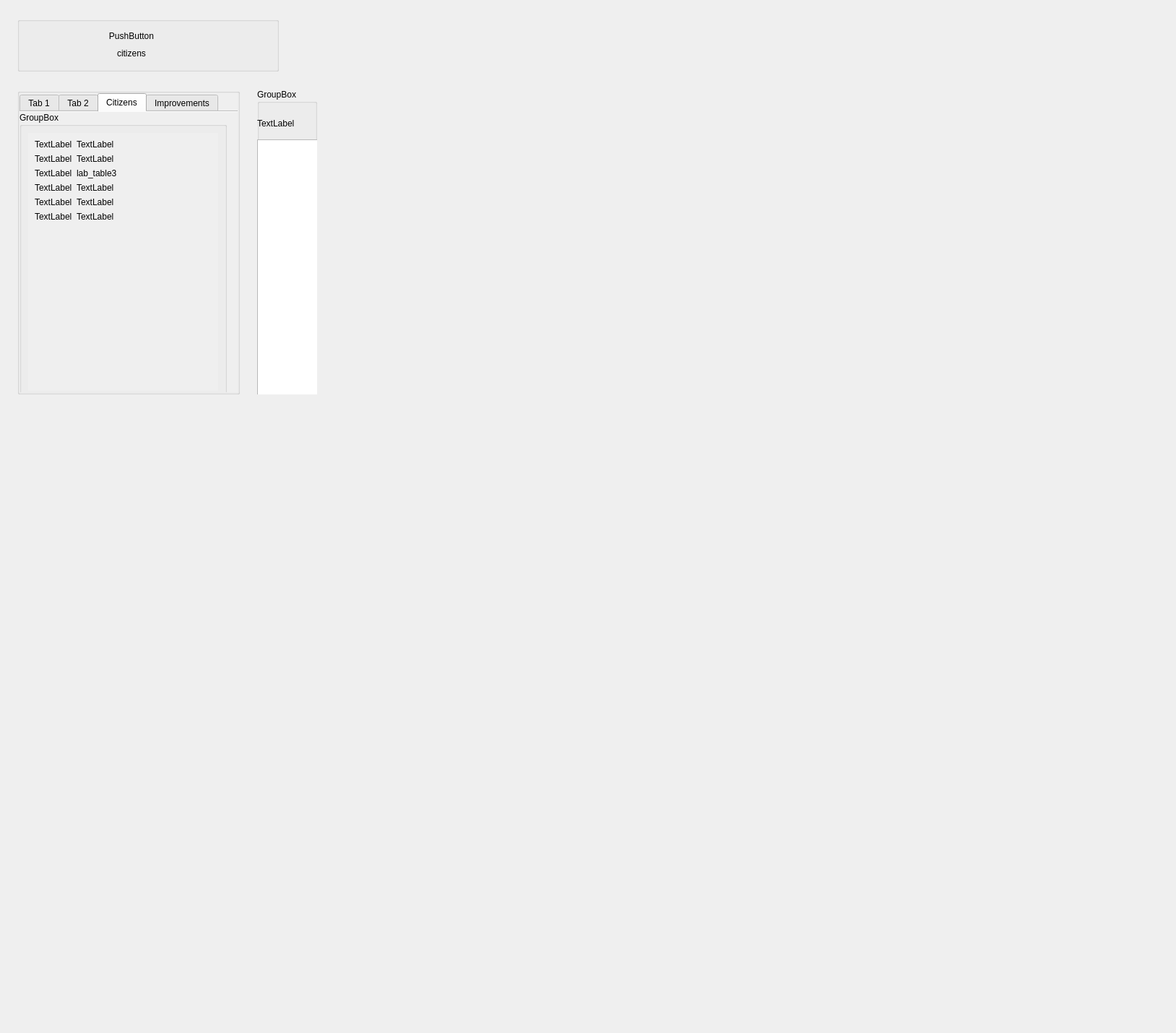
<?xml version="1.0" encoding="UTF-8"?>
<ui version="4.0">
 <class>FormCityDlg</class>
 <widget class="QWidget" name="FormCityDlg">
  <property name="geometry">
   <rect>
    <x>0</x>
    <y>0</y>
    <width>1628</width>
    <height>1430</height>
   </rect>
  </property>
  <property name="sizePolicy">
   <sizepolicy hsizetype="Minimum" vsizetype="Minimum">
    <horstretch>0</horstretch>
    <verstretch>0</verstretch>
   </sizepolicy>
  </property>
  <property name="windowTitle">
   <string>Form</string>
  </property>
  <layout class="QVBoxLayout" name="verticalLayout_3">
   <property name="spacing">
    <number>24</number>
   </property>
   <property name="leftMargin">
    <number>24</number>
   </property>
   <property name="topMargin">
    <number>24</number>
   </property>
   <property name="rightMargin">
    <number>24</number>
   </property>
   <property name="bottomMargin">
    <number>24</number>
   </property>
   <item>
    <layout class="QHBoxLayout" name="horizontalLayout" stretch="0,1">
     <item>
      <widget class="QGroupBox" name="groupBox">
       <layout class="QGridLayout" name="gridLayout">
        <item row="0" column="1">
         <widget class="QPushButton" name="lcity_name">
          <property name="sizePolicy">
           <sizepolicy hsizetype="Expanding" vsizetype="Fixed">
            <horstretch>0</horstretch>
            <verstretch>0</verstretch>
           </sizepolicy>
          </property>
          <property name="text">
           <string>PushButton</string>
          </property>
          <property name="flat">
           <bool>true</bool>
          </property>
         </widget>
        </item>
        <item row="1" column="1">
         <widget class="city_label" name="citizens_label">
          <property name="minimumSize">
           <size>
            <width>200</width>
            <height>0</height>
           </size>
          </property>
          <property name="text">
           <string>citizens</string>
          </property>
          <property name="alignment">
           <set>Qt::AlignCenter</set>
          </property>
         </widget>
        </item>
        <item row="0" column="3" rowspan="2">
         <widget class="QPushButton" name="bclose">
          <property name="sizePolicy">
           <sizepolicy hsizetype="Minimum" vsizetype="Expanding">
            <horstretch>0</horstretch>
            <verstretch>0</verstretch>
           </sizepolicy>
          </property>
          <property name="text">
           <string/>
          </property>
          <property name="shortcut">
           <string>Esc</string>
          </property>
          <property name="flat">
           <bool>true</bool>
          </property>
         </widget>
        </item>
        <item row="0" column="2" rowspan="2">
         <widget class="QPushButton" name="next_city_but">
          <property name="sizePolicy">
           <sizepolicy hsizetype="Minimum" vsizetype="Expanding">
            <horstretch>0</horstretch>
            <verstretch>0</verstretch>
           </sizepolicy>
          </property>
          <property name="text">
           <string/>
          </property>
          <property name="shortcut">
           <string>Right</string>
          </property>
          <property name="flat">
           <bool>true</bool>
          </property>
         </widget>
        </item>
        <item row="0" column="0" rowspan="2">
         <widget class="QPushButton" name="prev_city_but">
          <property name="sizePolicy">
           <sizepolicy hsizetype="Minimum" vsizetype="Expanding">
            <horstretch>0</horstretch>
            <verstretch>0</verstretch>
           </sizepolicy>
          </property>
          <property name="text">
           <string/>
          </property>
          <property name="shortcut">
           <string/>
          </property>
          <property name="flat">
           <bool>true</bool>
          </property>
         </widget>
        </item>
        <item row="2" column="1">
         <widget class="cityIconInfoLabel" name="info_icon_label" native="true"/>
        </item>
       </layout>
      </widget>
     </item>
     <item>
      <spacer name="horizontalSpacer_6">
       <property name="orientation">
        <enum>Qt::Horizontal</enum>
       </property>
       <property name="sizeHint" stdset="0">
        <size>
         <width>40</width>
         <height>20</height>
        </size>
       </property>
      </spacer>
     </item>
    </layout>
   </item>
   <item>
    <layout class="QHBoxLayout" name="horizontalLayout_3">
     <item>
      <widget class="QGroupBox" name="groupBox_4">
       <layout class="QVBoxLayout" name="verticalLayout_6">
        <property name="spacing">
         <number>0</number>
        </property>
        <property name="leftMargin">
         <number>0</number>
        </property>
        <property name="topMargin">
         <number>0</number>
        </property>
        <property name="rightMargin">
         <number>0</number>
        </property>
        <property name="bottomMargin">
         <number>0</number>
        </property>
        <item>
         <widget class="QTabWidget" name="tabWidget">
          <property name="sizePolicy">
           <sizepolicy hsizetype="Minimum" vsizetype="Minimum">
            <horstretch>0</horstretch>
            <verstretch>0</verstretch>
           </sizepolicy>
          </property>
          <property name="autoFillBackground">
           <bool>true</bool>
          </property>
          <property name="currentIndex">
           <number>2</number>
          </property>
          <property name="documentMode">
           <bool>true</bool>
          </property>
          <widget class="QWidget" name="Prod">
           <attribute name="title">
            <string>Tab 1</string>
           </attribute>
           <layout class="QVBoxLayout" name="verticalLayout_9">
            <item>
             <layout class="QGridLayout" name="tabLayout">
              <item row="5" column="2">
               <widget class="QPushButton" name="work_next_but">
                <property name="sizePolicy">
                 <sizepolicy hsizetype="Minimum" vsizetype="Fixed">
                  <horstretch>0</horstretch>
                  <verstretch>50</verstretch>
                 </sizepolicy>
                </property>
                <property name="text">
                 <string/>
                </property>
               </widget>
              </item>
              <item row="2" column="0" colspan="4">
               <widget class="QPushButton" name="buy_button">
                <property name="sizePolicy">
                 <sizepolicy hsizetype="Minimum" vsizetype="Fixed">
                  <horstretch>0</horstretch>
                  <verstretch>50</verstretch>
                 </sizepolicy>
                </property>
                <property name="text">
                 <string>buy</string>
                </property>
               </widget>
              </item>
              <item row="5" column="0">
               <widget class="QPushButton" name="work_add_but">
                <property name="sizePolicy">
                 <sizepolicy hsizetype="Minimum" vsizetype="Fixed">
                  <horstretch>0</horstretch>
                  <verstretch>50</verstretch>
                 </sizepolicy>
                </property>
                <property name="text">
                 <string/>
                </property>
               </widget>
              </item>
              <item row="5" column="1">
               <widget class="QPushButton" name="work_prev_but">
                <property name="sizePolicy">
                 <sizepolicy hsizetype="Minimum" vsizetype="Fixed">
                  <horstretch>0</horstretch>
                  <verstretch>50</verstretch>
                 </sizepolicy>
                </property>
                <property name="text">
                 <string/>
                </property>
               </widget>
              </item>
              <item row="5" column="3">
               <widget class="QPushButton" name="work_rem_but">
                <property name="sizePolicy">
                 <sizepolicy hsizetype="Minimum" vsizetype="Fixed">
                  <horstretch>0</horstretch>
                  <verstretch>50</verstretch>
                 </sizepolicy>
                </property>
                <property name="text">
                 <string/>
                </property>
               </widget>
              </item>
              <item row="3" column="0" colspan="4">
               <widget class="progress_bar" name="production_combo_p">
                <property name="sizePolicy">
                 <sizepolicy hsizetype="Expanding" vsizetype="Fixed">
                  <horstretch>0</horstretch>
                  <verstretch>50</verstretch>
                 </sizepolicy>
                </property>
                <property name="value">
                 <number>24</number>
                </property>
               </widget>
              </item>
              <item row="4" column="0" colspan="4">
               <widget class="QTableWidget" name="p_table_p">
                <property name="sizePolicy">
                 <sizepolicy hsizetype="Expanding" vsizetype="Expanding">
                  <horstretch>50</horstretch>
                  <verstretch>50</verstretch>
                 </sizepolicy>
                </property>
                <property name="minimumSize">
                 <size>
                  <width>0</width>
                  <height>80</height>
                 </size>
                </property>
                <property name="editTriggers">
                 <set>QAbstractItemView::NoEditTriggers</set>
                </property>
                <property name="selectionMode">
                 <enum>QAbstractItemView::SingleSelection</enum>
                </property>
                <property name="selectionBehavior">
                 <enum>QAbstractItemView::SelectRows</enum>
                </property>
                <property name="showGrid">
                 <bool>false</bool>
                </property>
                <property name="columnCount">
                 <number>3</number>
                </property>
                <attribute name="horizontalHeaderVisible">
                 <bool>false</bool>
                </attribute>
                <attribute name="verticalHeaderVisible">
                 <bool>false</bool>
                </attribute>
                <column/>
                <column/>
                <column/>
               </widget>
              </item>
             </layout>
            </item>
           </layout>
          </widget>
          <widget class="QWidget" name="Governer">
           <attribute name="title">
            <string>Tab 2</string>
           </attribute>
           <layout class="QVBoxLayout" name="verticalLayout_4">
            <item>
             <layout class="QGridLayout" name="tabLayout2">
              <item row="5" column="0" rowspan="2">
               <widget class="governor_sliders" name="qsliderbox">
                <property name="acceptDrops">
                 <bool>false</bool>
                </property>
               </widget>
              </item>
              <item row="0" column="0" rowspan="4">
               <widget class="QGroupBox" name="qgbox">
                <property name="title">
                 <string>GroupBox</string>
                </property>
                <layout class="QHBoxLayout" name="horizontalLayout_2">
                 <item>
                  <layout class="QVBoxLayout" name="verticalLayout">
                   <item>
                    <widget class="QLabel" name="cma_result_pix">
                     <property name="text">
                      <string/>
                     </property>
                     <property name="alignment">
                      <set>Qt::AlignCenter</set>
                     </property>
                    </widget>
                   </item>
                   <item>
                    <widget class="QLabel" name="cma_result">
                     <property name="text">
                      <string>cma_info_text</string>
                     </property>
                    </widget>
                   </item>
                   <item>
                    <widget class="QPushButton" name="cma_enable_but">
                     <property name="text">
                      <string>PushButton</string>
                     </property>
                    </widget>
                   </item>
                   <item>
                    <widget class="QTableWidget" name="cma_table">
                     <property name="contextMenuPolicy">
                      <enum>Qt::CustomContextMenu</enum>
                     </property>
                     <property name="editTriggers">
                      <set>QAbstractItemView::NoEditTriggers</set>
                     </property>
                     <property name="selectionMode">
                      <enum>QAbstractItemView::SingleSelection</enum>
                     </property>
                     <property name="selectionBehavior">
                      <enum>QAbstractItemView::SelectRows</enum>
                     </property>
                     <property name="showGrid">
                      <bool>false</bool>
                     </property>
                     <property name="columnCount">
                      <number>1</number>
                     </property>
                     <attribute name="horizontalHeaderVisible">
                      <bool>false</bool>
                     </attribute>
                     <attribute name="verticalHeaderVisible">
                      <bool>false</bool>
                     </attribute>
                     <column/>
                    </widget>
                   </item>
                  </layout>
                 </item>
                </layout>
               </widget>
              </item>
              <item row="4" column="0">
               <widget class="QPushButton" name="bsavecma">
                <property name="text">
                 <string>PushButton</string>
                </property>
               </widget>
              </item>
             </layout>
            </item>
           </layout>
          </widget>
          <widget class="QWidget" name="Citizens">
           <attribute name="title">
            <string>Citizens</string>
           </attribute>
           <widget class="QGroupBox" name="nationality_group">
            <property name="geometry">
             <rect>
              <x>0</x>
              <y>404</y>
              <width>287</width>
              <height>398</height>
             </rect>
            </property>
            <property name="title">
             <string>GroupBox</string>
            </property>
            <layout class="QHBoxLayout" name="horizontalLayout_6">
             <item>
              <widget class="QTableWidget" name="nationality_table">
               <property name="editTriggers">
                <set>QAbstractItemView::NoEditTriggers</set>
               </property>
               <property name="selectionMode">
                <enum>QAbstractItemView::SingleSelection</enum>
               </property>
               <property name="selectionBehavior">
                <enum>QAbstractItemView::SelectRows</enum>
               </property>
               <property name="showGrid">
                <bool>false</bool>
               </property>
               <property name="columnCount">
                <number>3</number>
               </property>
               <attribute name="horizontalHeaderStretchLastSection">
                <bool>true</bool>
               </attribute>
               <attribute name="verticalHeaderVisible">
                <bool>false</bool>
               </attribute>
               <column/>
               <column/>
               <column/>
              </widget>
             </item>
            </layout>
           </widget>
           <widget class="QGroupBox" name="happiness_group">
            <property name="geometry">
             <rect>
              <x>0</x>
              <y>0</y>
              <width>287</width>
              <height>398</height>
             </rect>
            </property>
            <property name="title">
             <string>GroupBox</string>
            </property>
            <layout class="QVBoxLayout" name="verticalLayout_11">
             <item>
              <widget class="QScrollArea" name="scrollArea">
               <property name="frameShape">
                <enum>QFrame::NoFrame</enum>
               </property>
               <property name="sizeAdjustPolicy">
                <enum>QAbstractScrollArea::AdjustToContents</enum>
               </property>
               <property name="widgetResizable">
                <bool>true</bool>
               </property>
               <widget class="QWidget" name="scrollAreaWidgetContents_2">
                <property name="geometry">
                 <rect>
                  <x>0</x>
                  <y>0</y>
                  <width>263</width>
                  <height>356</height>
                 </rect>
                </property>
                <layout class="QFormLayout" name="formLayout_3">
                 <item row="0" column="0">
                  <widget class="QLabel" name="label1">
                   <property name="text">
                    <string>TextLabel</string>
                   </property>
                   <property name="fonts::notify_label" stdset="0">
                    <bool>true</bool>
                   </property>
                  </widget>
                 </item>
                 <item row="0" column="1">
                  <widget class="city_label" name="lab_table1">
                   <property name="text">
                    <string>TextLabel</string>
                   </property>
                  </widget>
                 </item>
                 <item row="1" column="0">
                  <widget class="QLabel" name="label2">
                   <property name="text">
                    <string>TextLabel</string>
                   </property>
                   <property name="fonts::notify_label" stdset="0">
                    <bool>true</bool>
                   </property>
                  </widget>
                 </item>
                 <item row="1" column="1">
                  <widget class="city_label" name="lab_table2">
                   <property name="text">
                    <string>TextLabel</string>
                   </property>
                  </widget>
                 </item>
                 <item row="2" column="0">
                  <widget class="QLabel" name="label3">
                   <property name="text">
                    <string>TextLabel</string>
                   </property>
                   <property name="fonts::notify_label" stdset="0">
                    <bool>true</bool>
                   </property>
                  </widget>
                 </item>
                 <item row="2" column="1">
                  <widget class="city_label" name="lab_table3">
                   <property name="text">
                    <string>lab_table3</string>
                   </property>
                  </widget>
                 </item>
                 <item row="3" column="0">
                  <widget class="QLabel" name="label4">
                   <property name="text">
                    <string>TextLabel</string>
                   </property>
                   <property name="fonts::notify_label" stdset="0">
                    <bool>true</bool>
                   </property>
                  </widget>
                 </item>
                 <item row="3" column="1">
                  <widget class="city_label" name="lab_table4">
                   <property name="text">
                    <string>TextLabel</string>
                   </property>
                  </widget>
                 </item>
                 <item row="4" column="0">
                  <widget class="QLabel" name="label5">
                   <property name="text">
                    <string>TextLabel</string>
                   </property>
                   <property name="fonts::notify_label" stdset="0">
                    <bool>true</bool>
                   </property>
                  </widget>
                 </item>
                 <item row="4" column="1">
                  <widget class="city_label" name="lab_table5">
                   <property name="text">
                    <string>TextLabel</string>
                   </property>
                  </widget>
                 </item>
                 <item row="5" column="0">
                  <widget class="QLabel" name="label6">
                   <property name="text">
                    <string>TextLabel</string>
                   </property>
                   <property name="fonts::notify_label" stdset="0">
                    <bool>true</bool>
                   </property>
                  </widget>
                 </item>
                 <item row="5" column="1">
                  <widget class="city_label" name="lab_table6">
                   <property name="text">
                    <string>TextLabel</string>
                   </property>
                  </widget>
                 </item>
                </layout>
               </widget>
              </widget>
             </item>
            </layout>
           </widget>
          </widget>
          <widget class="QWidget" name="Output">
           <attribute name="title">
            <string>Improvements</string>
           </attribute>
           <widget class="city_info" name="info_wdg" native="true">
            <property name="geometry">
             <rect>
              <x>0</x>
              <y>0</y>
              <width>287</width>
              <height>200</height>
             </rect>
            </property>
            <property name="sizePolicy">
             <sizepolicy hsizetype="Preferred" vsizetype="Preferred">
              <horstretch>0</horstretch>
              <verstretch>0</verstretch>
             </sizepolicy>
            </property>
           </widget>
           <widget class="QScrollArea" name="scroll3">
            <property name="geometry">
             <rect>
              <x>0</x>
              <y>270</y>
              <width>287</width>
              <height>70</height>
             </rect>
            </property>
            <property name="sizePolicy">
             <sizepolicy hsizetype="Expanding" vsizetype="Fixed">
              <horstretch>0</horstretch>
              <verstretch>0</verstretch>
             </sizepolicy>
            </property>
            <property name="verticalScrollBarPolicy">
             <enum>Qt::ScrollBarAlwaysOff</enum>
            </property>
            <property name="widgetResizable">
             <bool>true</bool>
            </property>
            <widget class="impr_info" name="city_buildings">
             <property name="geometry">
              <rect>
               <x>0</x>
               <y>0</y>
               <width>16</width>
               <height>68</height>
              </rect>
             </property>
             <property name="sizePolicy">
              <sizepolicy hsizetype="Fixed" vsizetype="Preferred">
               <horstretch>0</horstretch>
               <verstretch>0</verstretch>
              </sizepolicy>
             </property>
            </widget>
           </widget>
           <widget class="icon_list" name="supported_units">
            <property name="geometry">
             <rect>
              <x>0</x>
              <y>360</y>
              <width>287</width>
              <height>668</height>
             </rect>
            </property>
            <property name="sizePolicy">
             <sizepolicy hsizetype="Preferred" vsizetype="Preferred">
              <horstretch>0</horstretch>
              <verstretch>0</verstretch>
             </sizepolicy>
            </property>
            <property name="flow">
             <enum>QListView::LeftToRight</enum>
            </property>
            <property name="resizeMode">
             <enum>QListView::Adjust</enum>
            </property>
            <property name="viewMode">
             <enum>QListView::IconMode</enum>
            </property>
           </widget>
           <widget class="QLabel" name="supp_units">
            <property name="geometry">
             <rect>
              <x>0</x>
              <y>340</y>
              <width>287</width>
              <height>15</height>
             </rect>
            </property>
            <property name="sizePolicy">
             <sizepolicy hsizetype="Preferred" vsizetype="Preferred">
              <horstretch>0</horstretch>
              <verstretch>0</verstretch>
             </sizepolicy>
            </property>
            <property name="text">
             <string>TextLabel</string>
            </property>
            <property name="alignment">
             <set>Qt::AlignLeading|Qt::AlignLeft|Qt::AlignVCenter</set>
            </property>
           </widget>
           <widget class="QLabel" name="curr_impr">
            <property name="geometry">
             <rect>
              <x>0</x>
              <y>250</y>
              <width>287</width>
              <height>15</height>
             </rect>
            </property>
            <property name="sizePolicy">
             <sizepolicy hsizetype="Preferred" vsizetype="Preferred">
              <horstretch>0</horstretch>
              <verstretch>0</verstretch>
             </sizepolicy>
            </property>
            <property name="text">
             <string>TextLabel</string>
            </property>
           </widget>
          </widget>
         </widget>
        </item>
       </layout>
      </widget>
     </item>
     <item>
      <layout class="QGridLayout" name="gridLayout_3" rowstretch="0">
       <property name="leftMargin">
        <number>0</number>
       </property>
       <property name="topMargin">
        <number>0</number>
       </property>
       <property name="horizontalSpacing">
        <number>10</number>
       </property>
       <property name="verticalSpacing">
        <number>20</number>
       </property>
       <item row="0" column="0">
        <widget class="QGroupBox" name="groupBox_2">
         <property name="title">
          <string>GroupBox</string>
         </property>
         <widget class="icon_list" name="present_units_list">
          <property name="geometry">
           <rect>
            <x>0</x>
            <y>70</y>
            <width>101</width>
            <height>371</height>
           </rect>
          </property>
          <property name="sizePolicy">
           <sizepolicy hsizetype="Preferred" vsizetype="Preferred">
            <horstretch>0</horstretch>
            <verstretch>0</verstretch>
           </sizepolicy>
          </property>
          <property name="flow">
           <enum>QListView::LeftToRight</enum>
          </property>
          <property name="resizeMode">
           <enum>QListView::Adjust</enum>
          </property>
          <property name="viewMode">
           <enum>QListView::IconMode</enum>
          </property>
         </widget>
         <widget class="QLabel" name="curr_units">
          <property name="geometry">
           <rect>
            <x>0</x>
            <y>40</y>
            <width>80</width>
            <height>15</height>
           </rect>
          </property>
          <property name="sizePolicy">
           <sizepolicy hsizetype="Preferred" vsizetype="Preferred">
            <horstretch>0</horstretch>
            <verstretch>0</verstretch>
           </sizepolicy>
          </property>
          <property name="text">
           <string>TextLabel</string>
          </property>
          <property name="alignment">
           <set>Qt::AlignLeading|Qt::AlignLeft|Qt::AlignVCenter</set>
          </property>
         </widget>
        </widget>
       </item>
      </layout>
     </item>
     <item>
      <spacer name="horizontalSpacer_2">
       <property name="orientation">
        <enum>Qt::Horizontal</enum>
       </property>
       <property name="sizeHint" stdset="0">
        <size>
         <width>40</width>
         <height>20</height>
        </size>
       </property>
      </spacer>
     </item>
    </layout>
   </item>
   <item>
    <layout class="QHBoxLayout" name="horizontalLayout_4">
     <item>
      <spacer name="verticalSpacer">
       <property name="orientation">
        <enum>Qt::Vertical</enum>
       </property>
       <property name="sizeHint" stdset="0">
        <size>
         <width>20</width>
         <height>40</height>
        </size>
       </property>
      </spacer>
     </item>
    </layout>
   </item>
  </layout>
 </widget>
 <customwidgets>
  <customwidget>
   <class>progress_bar</class>
   <extends>QProgressBar</extends>
   <header>citydlg.h</header>
  </customwidget>
  <customwidget>
   <class>city_label</class>
   <extends>QLabel</extends>
   <header>citydlg.h</header>
  </customwidget>
  <customwidget>
   <class>impr_info</class>
   <extends>QWidget</extends>
   <header>citydlg.h</header>
   <container>1</container>
  </customwidget>
  <customwidget>
   <class>city_info</class>
   <extends>QWidget</extends>
   <header>citydlg.h</header>
   <container>1</container>
  </customwidget>
  <customwidget>
   <class>governor_sliders</class>
   <extends>QGroupBox</extends>
   <header>citydlg.h</header>
   <container>1</container>
  </customwidget>
  <customwidget>
   <class>icon_list</class>
   <extends>QListWidget</extends>
   <header>citydlg.h</header>
  </customwidget>
  <customwidget>
   <class>cityIconInfoLabel</class>
   <extends>QWidget</extends>
   <header>citydlg.h</header>
   <container>1</container>
  </customwidget>
 </customwidgets>
 <resources/>
 <connections/>
</ui>
